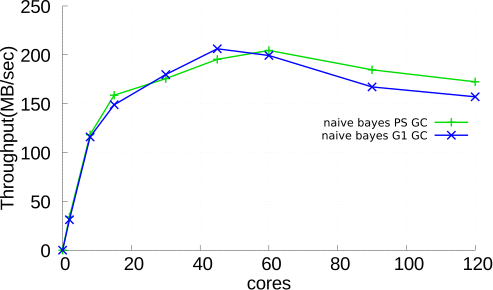

Write gnuplot code to recreate this figure.
call "common.gnuplot"

set zeroaxis
set yrange [0:]
set xlabel "cores" font "arial,20"
set ylabel "Throughput(MB/sec)" font "arial,20"
set ytics format " %.0s%c" font "arial,20"
set xtics  font "arial,20"
set title font "arial,20"
set term eps
set output 'nb.eps'
set key at graph 1,0.55
#set linetype 1 lw 12 lc rgb '#ff0000'
set font  "arial,20"


plot \
"./data/nb_default.data" every :::0::0 with lp title "naive bayes PS GC", \
"./data/nb_default_g1.data" every :::0::0 with lp title "naive bayes G1 GC"
